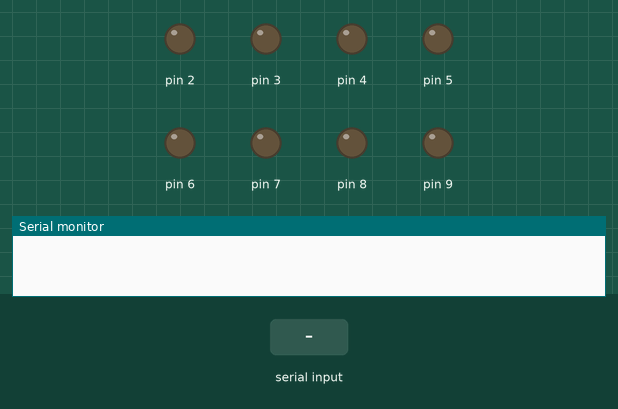
Simulated run of this sketch. Board: Arduino Uno, built with avr-gcc and run on an emulated ATmega328P. Shown: output pins drawn as LEDs (lit = HIGH), the last lines printed to the serial monitor. Dashed ring = blinking. The test bench sets the inputs (shaded band).

Above: at 1.2 s.
1.3 s: "1" received over Serial
At 1.45 s:
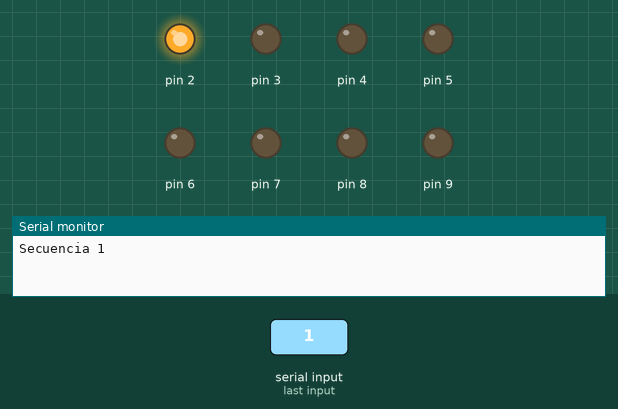
4.3 s: "4" received over Serial
At 4.55 s:
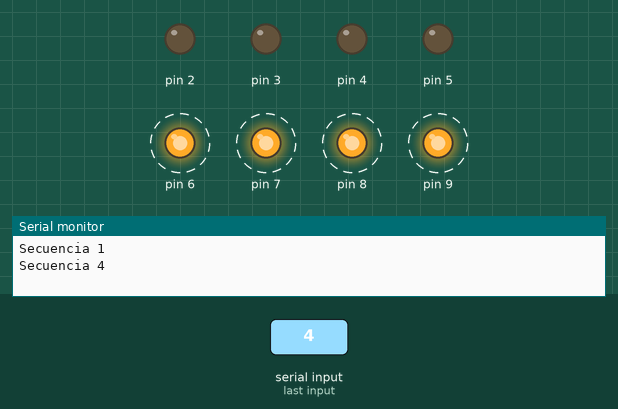
7.3 s: "6" received over Serial
At 7.4 s:
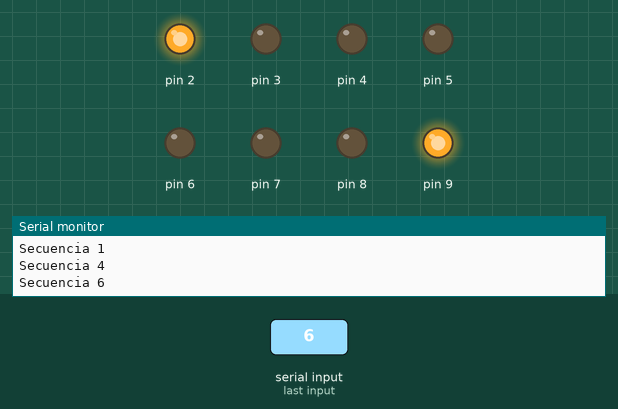
9.6 s: "2" received over Serial
At 9.75 s:
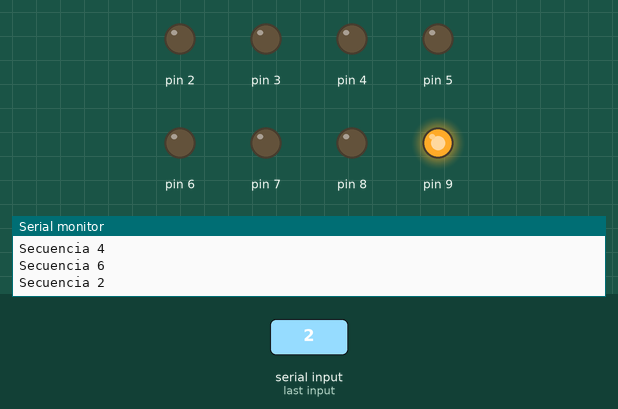
12.6 s: "3" received over Serial
At 13.95 s:
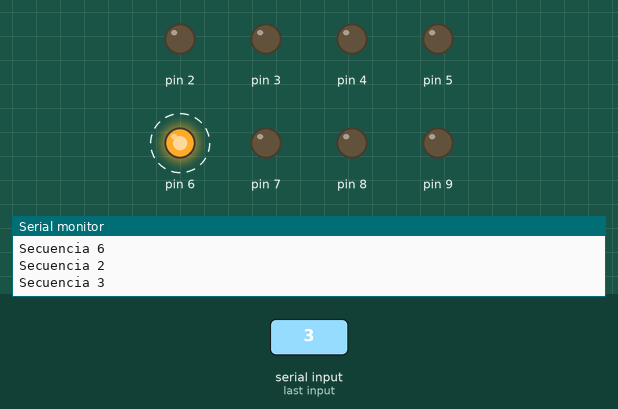
Timing chart, 0 to 16.6 s (numbered marks = the images above; inputs shaded):
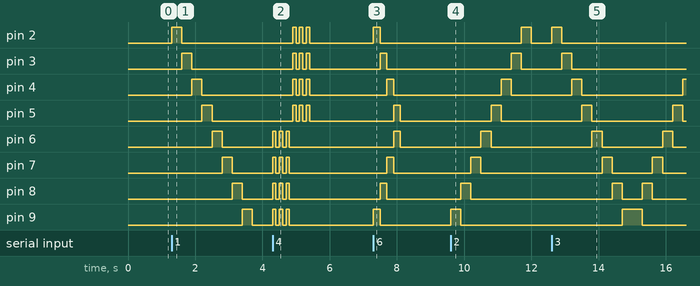

The sketch:

LedsJuegoDeLuces.ino
```cpp
void setup() {
pinMode(2,OUTPUT);
pinMode(3,OUTPUT);
pinMode(4,OUTPUT);
pinMode(5,OUTPUT);
pinMode(6,OUTPUT);
pinMode(7,OUTPUT);
pinMode(8,OUTPUT);
pinMode(9,OUTPUT);
Serial.begin(9600);

}

void loop() {
if(Serial.available())
{
  char x=Serial.read();
  if(x=='1')
  {
    Serial.println("Secuencia 1");
      sec1();
  }
  if(x=='2'){
    Serial.println("Secuencia 2");
    sec2();
  }
  if(x=='3'){
    Serial.println("Secuencia 3");
    sec1();
    sec2();
   }
   if(x=='4'){
    Serial.println("Secuencia 4");
    sec4();
   }
   if(x=='5'){
    Serial.println("Secuencia 5");
    sec5();
   }
   if(x=='6'){
    Serial.println("Secuencia 6");
    sec6();
   }
   if(x=='7'){
    Serial.println("Secuencia 7");
    sec7();
   }
   if(x=='8'){
    Serial.println("Secuencia 8");
    sec8();
   }
   }}

 void sec1(){
  for(int i=2; i<=9;i++){
      digitalWrite(i,HIGH);
      delay(300);
      digitalWrite(i,LOW);
      }
  }
 void sec2(){
  for(int i=9; i>=2;i--){
      digitalWrite(i,HIGH);
      delay(300);
      digitalWrite(i,LOW);
      }
  }
 void sec4(){
  for(int i=0;i<3;i++){
        mitadArriba();
        delay(100);
        todoOff();
        delay(100);
    }
  for(int i=0;i<3;i++){
        mitadAbajo();
         delay(100);
         todoOff();
         delay(100);
    }
  }
 void sec5(){
        mitadArriba();
        delay(500);
        todoOff();
        delay(500);
        mitadAbajo();
         delay(500);
         todoOff();
         delay(500);
  }
void sec6(){
   for(int i=2;i<=5;i++){
      todoOff();
      digitalWrite(i,HIGH);
      digitalWrite(11-i,HIGH);
      delay(200);
      }
      todoOff();
  }
 void sec7(){
    for(int i=5;i>=2;i--){
      todoOff();
      digitalWrite(i,HIGH);
      digitalWrite(11-i,HIGH);
      delay(200);
      }
      todoOff();
  }
 void sec8(){
  sec6();
  sec7();
  sec6();
  sec7();
  }

  void mitadArriba(){
        digitalWrite(6,HIGH);
        digitalWrite(7,HIGH);
        digitalWrite(8,HIGH);
        digitalWrite(9,HIGH);
        digitalWrite(2,LOW);
        digitalWrite(3,LOW);
        digitalWrite(4,LOW);
        digitalWrite(5,LOW);
    }
 void mitadAbajo(){
        digitalWrite(2,HIGH);
        digitalWrite(3,HIGH);
        digitalWrite(4,HIGH);
        digitalWrite(5,HIGH);
        digitalWrite(6,LOW);
        digitalWrite(7,LOW);
        digitalWrite(8,LOW);
        digitalWrite(9,LOW);
  }
 void todoOff(){
        digitalWrite(2,LOW );
        digitalWrite(3,LOW);
        digitalWrite(4,LOW);
        digitalWrite(5,LOW);
        digitalWrite(6,LOW);
        digitalWrite(7,LOW);
        digitalWrite(8,LOW);
        digitalWrite(9,LOW);
  }
```

Measured:
- after the input at 1.3 s, pin 2: LOW → HIGH at once, → LOW 0.30 s later; pin 3: LOW → HIGH after 0.30 s, → LOW 0.30 s later; pin 4: LOW → HIGH after 0.60 s, → LOW 0.30 s later; pin 5: LOW → HIGH after 0.90 s, → LOW 0.30 s later; pin 6: LOW → HIGH after 1.2 s, → LOW 0.30 s later
- after the input at 4.3 s, pin 2–5: alternates HIGH for 0.10 s and LOW for 0.10 s, 6 changes in all, then stays LOW, starting after 0.60 s; pin 6–9: alternates HIGH for 0.10 s and LOW for 0.10 s, 6 changes in all, then stays LOW, starting at once
- after the input at 7.3 s, pin 2, pin 9: LOW → HIGH at once, → LOW 0.20 s later; pin 3, pin 8: LOW → HIGH after 0.20 s, → LOW 0.20 s later; pin 4, pin 7: LOW → HIGH after 0.40 s, → LOW 0.20 s later; pin 5, pin 6: LOW → HIGH after 0.60 s, → LOW 0.20 s later
- after the input at 9.6 s, pin 2: LOW → HIGH after 2.1 s, → LOW 0.30 s later; pin 3: LOW → HIGH after 1.8 s, → LOW 0.30 s later; pin 4: LOW → HIGH after 1.5 s, → LOW 0.30 s later; pin 5: LOW → HIGH after 1.2 s, → LOW 0.30 s later; pin 6: LOW → HIGH after 0.90 s, → LOW 0.30 s later
- after the input at 12.6 s, pin 2: LOW → HIGH at once, → LOW 0.30 s later; pin 3: LOW → HIGH after 0.30 s, → LOW 0.30 s later; pin 4: LOW → HIGH after 0.60 s, → LOW 0.30 s later, → HIGH 3.0 s later; pin 5: alternates HIGH for 0.30 s and LOW for 2.4 s, starting after 0.90 s; pin 6: alternates HIGH for 0.30 s and LOW for 1.8 s, starting after 1.2 s
